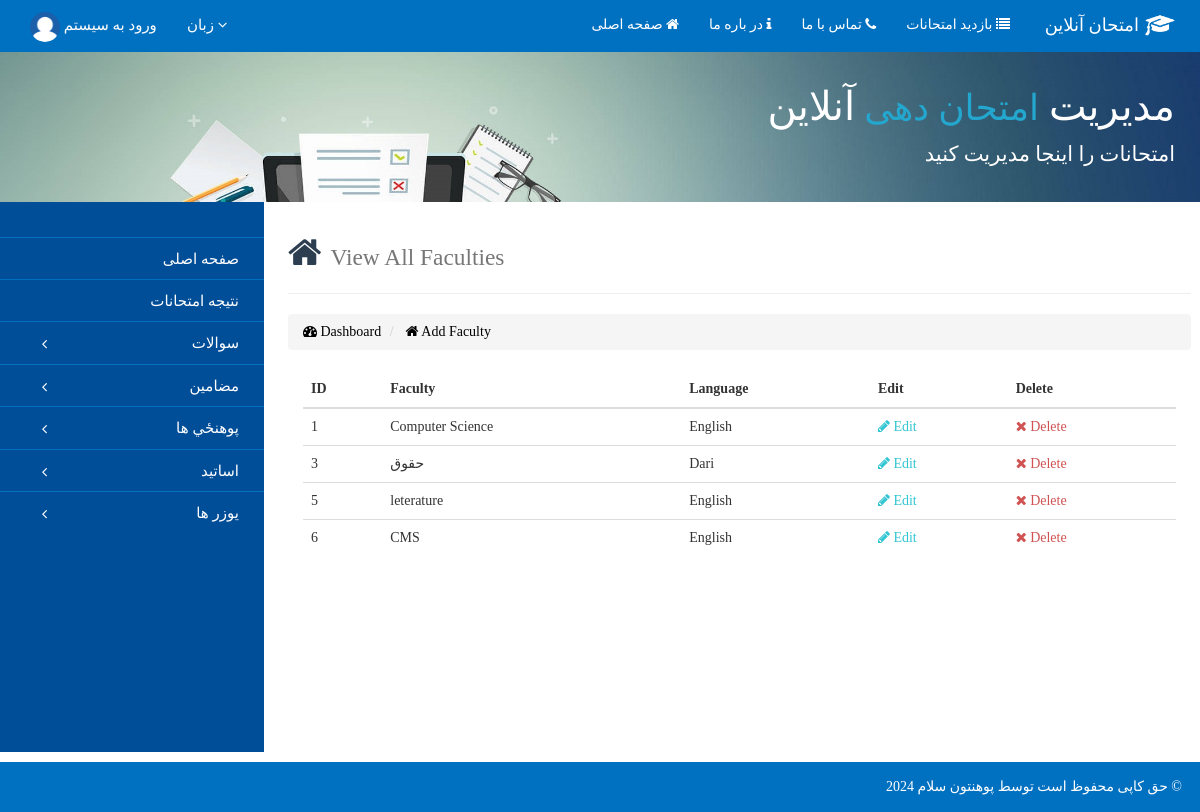
Page /Administrator/Dari/Manage-Faculty.php on the committed database.
### tables this page shows
CREATE TABLE `faculty` (
  `Faculty_ID` int(11) NOT NULL,
  `Faculty` varchar(50) NOT NULL,
  `Language` varchar(10) NOT NULL
);

### Administrator/Dari/_Partial Components/Database.php (called while the page is built, shortened)
<?php
Class Database{
 public $host   = "localhost";
 public $user   = "root";
 public $pass   = "";
 public $db     = "Quiz";
 public $link;
private function connectDB(){
 $this->link = new mysqli($this->host, $this->user, $this->pass, $this->db);
 }
public function select($query){
  $result = $this->link->query($query) or
   die($this->link->error.__LINE__);
  if($result->num_rows > 0){
    return $result;
  } else {
    return false;
  }
 }
}

### Administrator/_Partial Components/Exam.php (called while the page is built, shortened)
<?php
class Exam{
	private $db;
	public function __construct(){
		$this->db = new Database();
	}
	public function getFaculty(){
		$query = "SELECT * from Faculty";
		mysqli_set_charset($this->db->link, 'UTF8');
		$getData = $this->db->select($query);
		return $getData;
	}
}
?>

### Administrator/Dari/Manage-Faculty.php (the view, shortened to what this page needs)
<?php
include('./_Partial Components/Header.php');
?>
    <div class="containe">
    	<div class="row" id="row">
            <div class="left-side-bar">
                <?php include('./_Partial Components/Navigation.php');?>
            </div>
            <div class="right-side-bar">
            <div class="row">
            <div calss = "col-md-9">
                <h1 style = "color: #2C3E50"> <i class = "fa fa-home"> </i> <small> View All Faculties </small></h1><hr>
                <ol class="breadcrumb">
                    <li style="color: #5C9BD1"><a href="index.php"> <i class = "fa fa-tachometer"></i> Dashboard </a></li>
                    <li class = ""> <a href="Add-Faculty.php"> <i class = "fa fa-home"></i> Add Faculty </a></li>
                </ol>
            </div>
            <div class = "col-sm-9">
            </div>
            <div class="col-md-12">
                <form method = "POST" action = "">
                    <?php
                    $Faculty = $exm->getFaculty();
                    if(!$Faculty){
                        echo "<br>";
                        echo '<div class="alert alert-danger" role="alert" style = "font-size: 16px;"> Opps!... No Faculty Found </div>';
                        echo "<br>";
                    }
                    else{
                    if($Faculty->num_rows>0){
                    ?>
                <table class="table table-stripped table-hover">
                    <thead>
                        <tr>
                            <th> ID </th>
                            <th> Faculty </th>
                            <th> Language </th>
                            <th> Edit </th>
                            <th> Delete </th>
                        </tr>
                    </thead>
                <?php while($row = $Faculty->fetch_array()){ ?>
                    <tr>
                        <td> <?php echo $row['Faculty_ID'];?></td>
                        <td> <?php echo $row['Faculty'];?> </td>
                        <td> <?php echo $row['Language'];?> </td>
                        <td> <a href="Edit-Faculty.php?edit=<?php echo $row['Faculty_ID'];?>" style="color: #32C5D2;"> <i class = "fa fa-pencil"></i> Edit</a></td>
                        <td> <a onclick="return confirm('are you sure you want to delete Faculty')" href="Delete/DeleteFaculty.php?del=<?php echo $row['Faculty_ID'];?>" style="color: #D05454;"> <i class = "fa fa-times"></i> Delete </a> </td>
                    </tr>
                <?php }}
                else{
                    echo "<br>";
                    echo '<div class="alert alert-danger" role="alert" style = "font-size: 16px;"> Opps!... No Faculty Found </div>';
                    echo "<br>";
                    }
                    }
                    ?>
                    </table>
              </form>
            </div>
</div>
    		</div>
    	</div>
    </div>
<?php
include('./_Partial Components/Footer.php');
?>

### CSS/Online_Quiz_Style.css (style rules this page uses)
body { min-height: calc(100% - 0px); position: relative; padding-bottom: 40px; }
html { height: 100%; position: relative; }
.row { margin-bottom: 60px; }
a { text-decoration: none; }
a:link, a:visited { color: black; }
@media only screen and (min-width:850px)and (max-width: 1200px) { body { margin: 0px; } }
@media only screen and (min-width:850px)and (max-width: 1200px) { .row { margin-bottom: 50px; } }

### Administrator/Dari/CSS/Quiz_Admin_Panel.css (style rules this page uses)
a { color: black; }
.left-side-bar { width: 17%; float: left; margin-left: 0px; }
.right-side-bar { width: 80%; float: right; margin: 1%; padding-left: 15px; padding-right: 1%; }
#row { padding: 0px; margin: 0px; }
a { text-decoration: none; }
@media only screen and (min-width:769px)and (max-width: 1200px) { body { margin: 0px; } }
@media only screen and (min-width:769px)and (max-width: 1200px) { .left-side-bar { width: 22%; } }
@media only screen and (min-width:769px)and (max-width: 1200px) { .right-side-bar { width:75%; } }

### rows in the picture
faculty: Faculty_ID "1", Faculty "Computer Science", Language "English"
faculty: Faculty_ID "3", Faculty "حقوق", Language "Dari"
faculty: Faculty_ID "5", Faculty "leterature", Language "English"
faculty: Faculty_ID "6", Faculty "CMS", Language "English"
